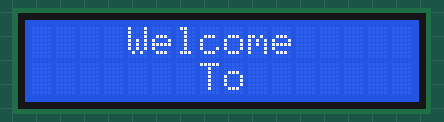
A sketch run on a simulated Arduino Uno, built with avr-gcc and run on an emulated ATmega328P. On the bench: 16×2 character LCD. The modem accepts every AT command (registered, SIM ready, sends succeed) and sends nothing else; what the sketch prints to the serial monitor is not drawn.

Above: at 0.1 s.
At 3.1 s:
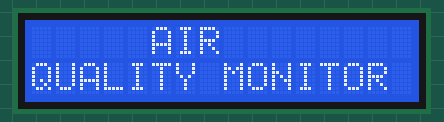
At 17.2 s:
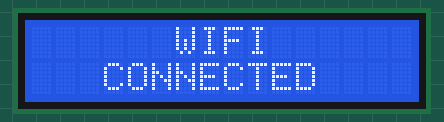
At 18.2 s:
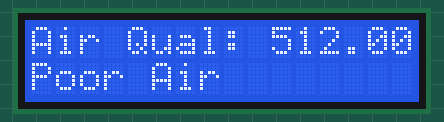
At 28.2 s:
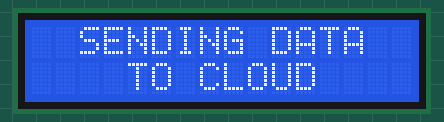

Measured:
- what the display in image 1 shows lasts 14.1 s, from 3.1 s to 17.2 s
- what the display in image 2 shows lasts 1.0 s, from 17.2 s to 18.2 s
- what the display in image 3 shows lasts 10.0 s, from 18.2 s to 28.2 s

The sketch:

Air_quality_monitoring_system.ino
```cpp
#include <SoftwareSerial.h>
#include <LiquidCrystal.h>

LiquidCrystal lcd(13, 12, 6, 5, 4, 3); // LCD connections
/*
 D13 ==> RS
GND  ==>   R/W
D12  ==> Enable
D6   ==> DB4
D5   ==> DB5
D4   ==> DB6
D3   ==> DB7

*/

float t=0;
char data = 0;

String apiKey = "";  // Write API key


// connect 8 to TX of ESP
// connect 9 to RX of ESP
SoftwareSerial ser(8,9); // RX, TX

void setup()

{
// enable debug serial
  Serial.begin(9600); //  serial data transmission at Baudrate of 9600

// enable software serial

  ser.begin(9600);
  lcd.begin(16, 2);  // to intialize LCD


  lcd.setCursor(0,0);

  lcd.print("    Welcome");

  lcd.setCursor(0,1);

  lcd.print("       To        ");

  delay(3000);


  lcd.clear();

  lcd.setCursor(0,0);

  lcd.print("     AIR");

  lcd.setCursor(0,1);

  lcd.print("QUALITY MONITOR");

  delay(3000);


  ser.println("AT");  // Attenuation

  delay(1000);

  ser.println("AT+GMR"); // To view version info for ESP-01 output: 00160901 and ESP-12 output: 0018000902-AI03

  delay(1000);

  ser.println("AT+CWMODE=3"); // To determine WiFi mode
/*
1 = Station mode (client)
2 = AP mode (host)
3 = AP + Station mode (ESP8266 has a dual mode)
*/


  delay(1000);

  ser.println("AT+RST"); // To restart the module

  delay(5000);

  ser.println("AT+CIPMUX=1"); // Enable multiple connections
  /*

    0: Single connection
    1: Multiple connections (MAX 4)

*/


  delay(1000);

  String cmd="AT+CWJAP=\"SSID\",\"PASSWORD\""; // connect to Wi-Fi

  ser.println(cmd);

  delay(1000);

  ser.println("AT+CIFSR"); // Return or get the local IP address

  delay(1000);


  lcd.clear();

  lcd.setCursor(0,0);

  lcd.print("      WIFI");

  lcd.setCursor(0,1);

  lcd.print("   CONNECTED");

 }


// the loop

void loop()

{

  delay(1000);

  t = analogRead(A0);  // Read sensor value and stores in a variable t

  Serial.print("Airquality = ");

  Serial.println(t);

  lcd.clear();
  lcd.setCursor (0, 0);
  lcd.print ("Air Qual: ");
  lcd.print (t);
  lcd.print (" PPM ");

  lcd.setCursor (0,1);
  if (t<=500)
   {
   lcd.print("Fresh Air");
   Serial.print("Fresh Air ");

}
  else if( t>=500 && t<=1000 )
{
   lcd.print("Poor Air");
   Serial.print("Poor Air");

}
  else if (t>=1000 )
{
  lcd.print("Very Poor");
  Serial.print("Very Poor");

}
  //lcd.scrollDisplayLeft();
  delay(10000);

  lcd.clear();

  lcd.setCursor(0,0);

  lcd.print("  SENDING DATA");

  lcd.setCursor(0,1);

  lcd.print("    TO CLOUD");

  esp_8266();


}


void esp_8266()

{

   // TCP connection AT+CIPSTART=4,"TCP","184.106.153.149",80

    String cmd = "AT+CIPSTART=4,\"TCP\",\"";  // Establish TCP connection
    /*
     AT+CIPSTART=id,type,addr,port

    id: 0-4, id of connection
    type: String, “TCP” or “UDP”
    addr: String, remote IP
    port: String, remote port

    */
    cmd += "184.106.153.149"; // api.thingspeak.com

    cmd += "\",80";

    ser.println(cmd);

    Serial.println(cmd);

    if(ser.find("Error"))

    {

      Serial.println("AT+CIPSTART error");

      return;

    }

  String getStr = "GET /update?api_key=";  // API key

  getStr += apiKey;

  //getStr +="&field1=";

  //getStr +=String(h);

  getStr +="&field1=";

  getStr +=String(t);

  getStr += "\r\n\r\n";

  // send data length

  cmd = "AT+CIPSEND=4"; // Send data AT+CIPSEND=id,length

  cmd += String(getStr.length());

  ser.println(cmd);

  Serial.println(cmd);

  delay(1000);

  ser.print(getStr);

  Serial.println(getStr);


  // thingspeak needs 16 sec delay between updates

  delay(16000);

}
```
